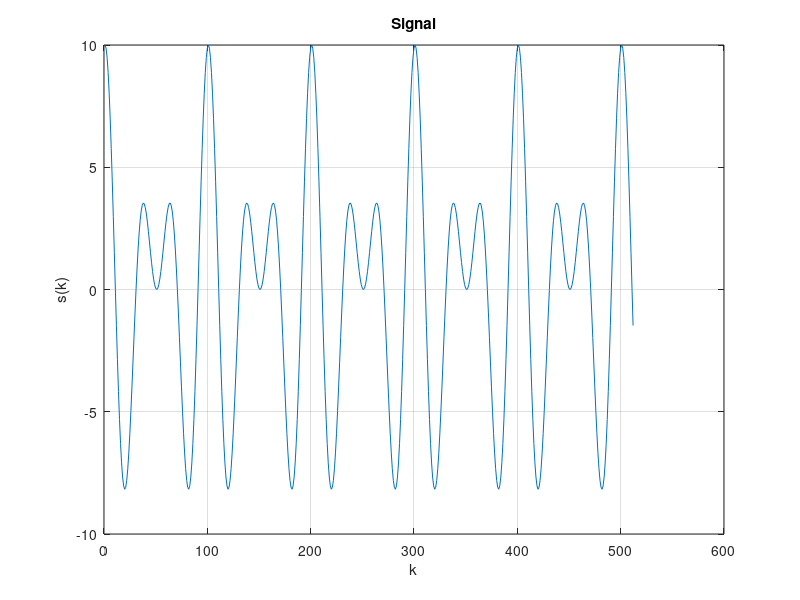
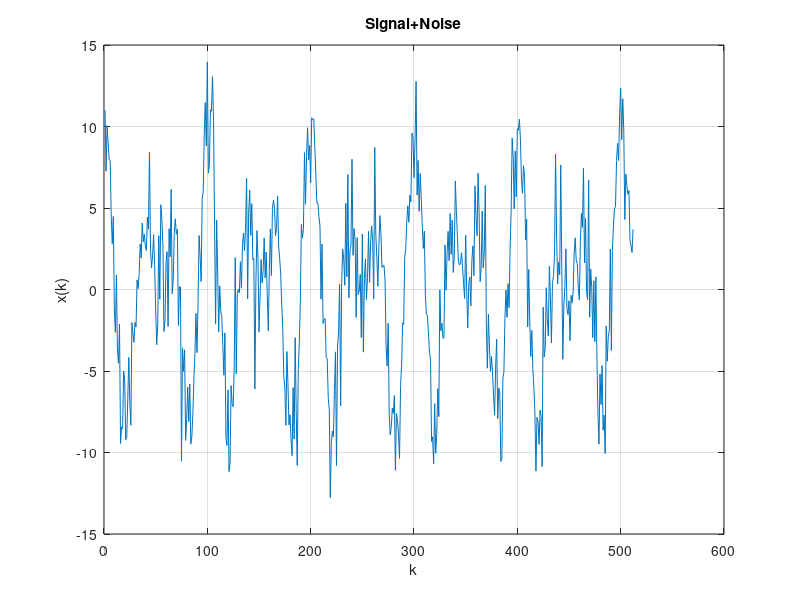
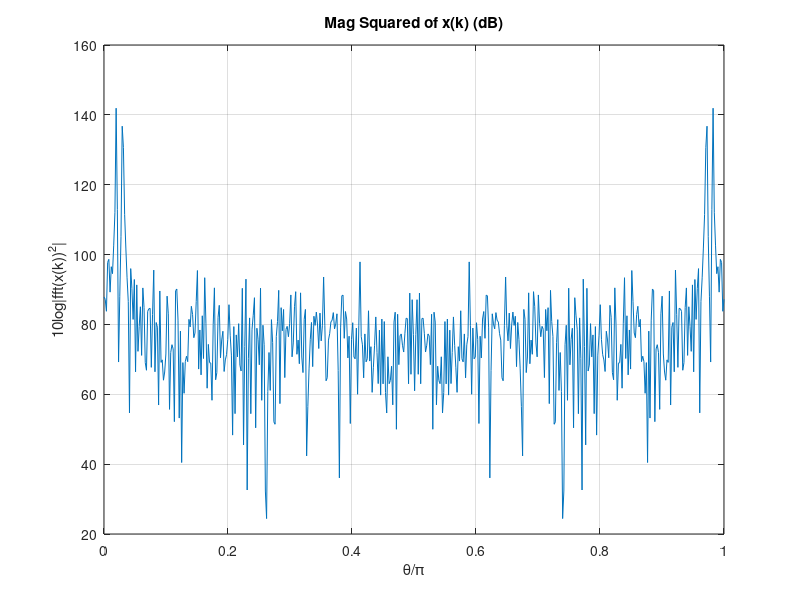
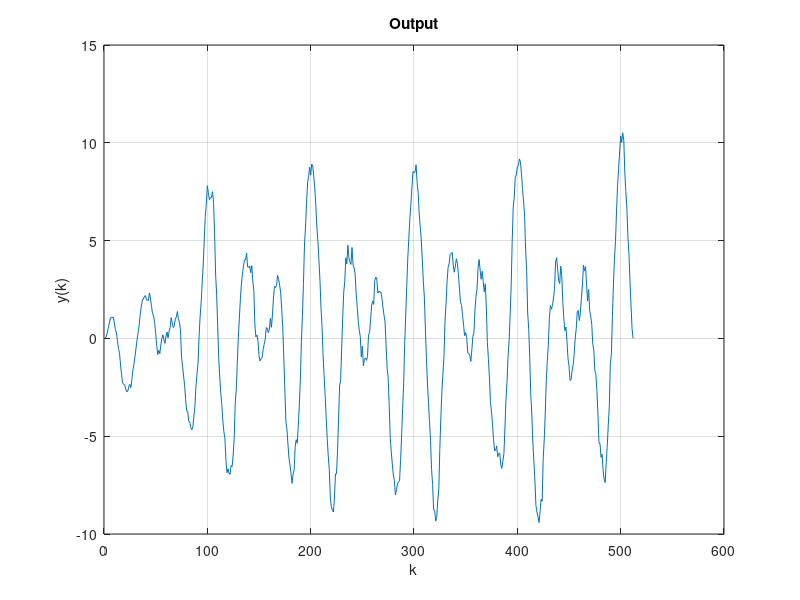

These charts were generated, in order, by the following MATLAB code:
%Cosine wave plus noise
clear all;format long;
N=16 %N = Number of taps.
var=5
mu=0.0001
N1=512
k=1:N1;
f1=1000;f2=1500;fs=50000;

s=5*cos(2*pi*f1*(k-1)/fs).'+5*cos(2*pi*f2*(k-1)/fs).';
w=sqrt(var)*randn([1,N1]).';

xa=s+w;
d=s;
w=zeros(1,N)';
x=[zeros(1,N-1),xa.'].';

for i=1:N1
x1=flipud(x(i:i+N-1));
y(i)=w'*x1;
e(i)=d(i)-y(i);
w=w+mu*conj(e(i))*x1;
end

theta=0:pi/(N1-1):pi;

figure(1);
plot(k,s);grid;
xlabel('k');ylabel('s(k)');
title('Signal');

figure(2);
plot(k,xa);grid;
xlabel('k');ylabel('x(k)');
title('Signal+Noise');

figure(3);
plot(theta/pi,10*log(abs(fft(xa)).^2));grid;
xlabel('\theta/\pi');ylabel('10log|fft(x(k))^2|');
title('Mag Squared of x(k) (dB)');

figure(4);
plot(k,y);grid;
xlabel('k');ylabel('y(k)');
title('Output');

figure(5);
plot(theta/pi,10*log(abs(fft(y)).^2));grid;
xlabel('\theta/\pi');ylabel('10log|fft(y(k))^2|');
title('Mag Squared of y(k) (dB)');

figure(6);
plot(k,e);grid;
xlabel('k');ylabel('e(k)');
title('Error');